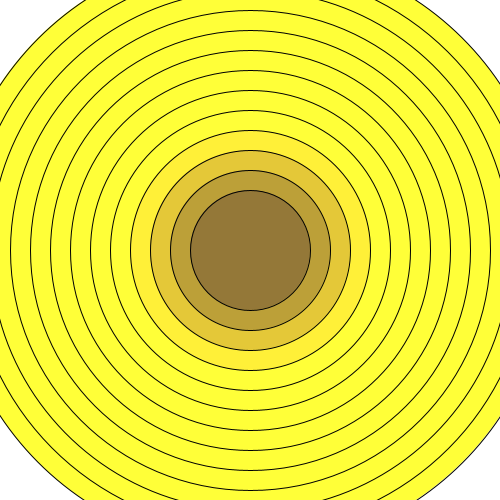
Frame 1 (no input)
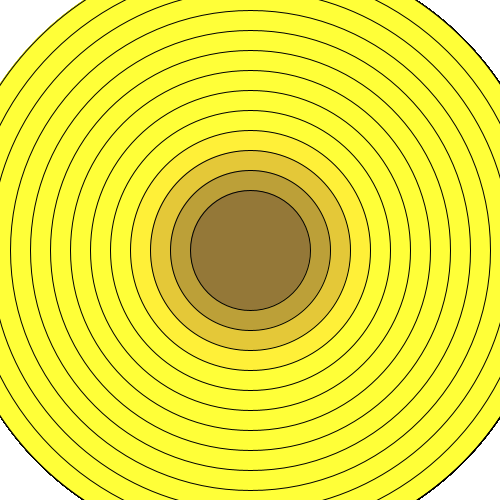
Frame 60 (the mouse pressed at the canvas centre just before this capture)
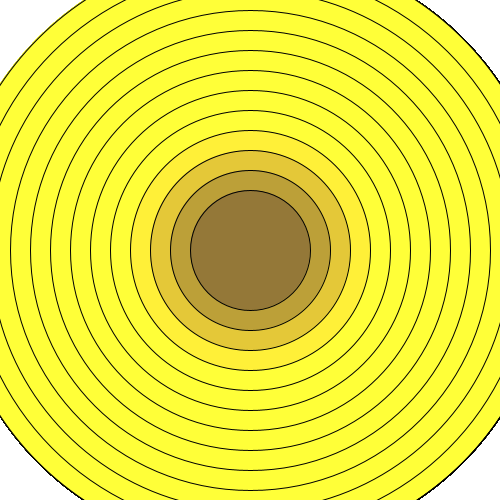
Frame 120 (the mouse held since frame 60 and released just before this capture)

The Processing sketch that drew these frames (run headless with seeded random() and noise(); from frame 60 on, the mouse is pressed at the canvas centre):

// Processing sketch: While_loop_practice
// ── While_loop_practice.pde
int y = 80;
int x = 50;
int spacing = 2;
int len = 20;
void setup(){
  size(500,500);
    background(255);
}

void draw (){

 float w = 600 ;
 float Ellipselength = 100;
while (w > Ellipselength) {
stroke(0);
fill(w+28, w , 56);
ellipse(250, 250, w, w);
w-=40;
}
}
